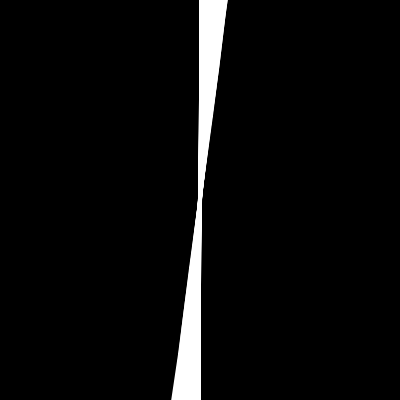
Frame 1 (no input)
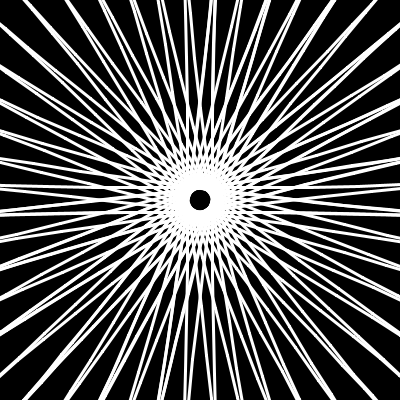
Frame 60 (the mouse pressed at the canvas centre just before this capture)
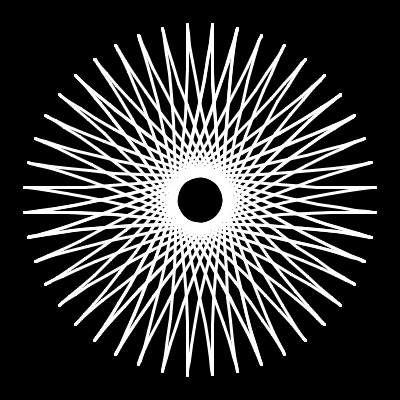
Frame 120 (the mouse held since frame 60 and released just before this capture)

The Processing sketch that drew these frames (run headless with seeded random() and noise(); from frame 60 on, the mouse is pressed at the canvas centre):

// Processing sketch: processing_133309
// ── processing_133309.pde

SpiroCircle sc;
float r1, incr;
boolean pause;
int count;
 
float currentMouseX;
float currentMouseY;

  
void setup() {
  
  size(400,400);
  strokeWeight(25);
  smooth();
  
  sc = new SpiroCircle();
  r1 = 0.0;
  incr = 0.2;
  pause = false;
}
  
void draw() {
  
  r1+=incr;
  if(r1>width/2)
    r1=0.0;
  
  if(keyPressed) {
    if(key>='1' && key<='9')
      incr=((int) key-'1'+1)/20.0;
  
    if(key==' ')
      pause=true;
    else
      pause=false;
  }
  
  if(!pause) {
    background(0);
     
    currentMouseX = mouseX;
    currentMouseY = mouseY;
     
    if(currentMouseX == 0){
     currentMouseX = 300;  
    }
     
    if(currentMouseY == 0){
     currentMouseY = 300;  
    }
     
    // println(str(currentMouseX));
     
    sc.init(width/2, height/2, r1, currentMouseX/2, currentMouseY/2);
    sc.drawIterations(1000, incr);
  }
   
  /*
  if (mousePressed){
    count ++;
    save("AE_" + str(count));
  }
  */
   
}
 
class SpiroCircle {
  
  int center_x = 0;
  int center_y = 0;
  float r1 = 0;
  float r2 = 0;
  float h = 0;
  float x, y, prev_x, prev_y;
  int iter;
  boolean first;
  
  // constructor
  public void SpiroCirle() {
  }
  
  public void init(int x, int y, float radius_1, float radius_2, float point_distance) {
    center_x = x;
    center_y = y;
    r1 = radius_1;
    r2 = radius_2;
    h = point_distance;
    first = true;
  }
  
  public void drawIterations(int iter, float incr) {
    float rads = 0.0;
  
    for(int i=0; i < iter * 1; ++i) {
      stroke(255);
      drawPoint(rads);
      rads+=incr;
    }
  }
  
  private void drawPoint(float rads) {
    float x, y;
  
    x = center_x + (r1-r2)*cos(rads)+h*cos((r1-r2)/r2*rads);
    y = center_y + (r1-r2)*sin(rads)+h*sin((r1-r2)/r2*rads);
  
    if(first) {
      first = false;
    }
    else {
      strokeWeight(3);
      // line(prev_x, prev_y, x,y);
      // strokeWeight(17);
      //rect(x,y,1,1);
      point(x,y);
      line(x,y,prev_x,prev_y);
    }
  
    prev_x = x;
    prev_y = y;
  }
}
